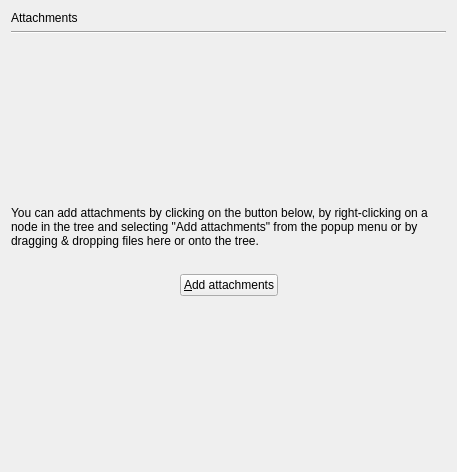
<?xml version="1.0" encoding="UTF-8"?>
<ui version="4.0">
 <class>mtx::gui::HeaderEditor::AttachmentsPage</class>
 <widget class="QWidget" name="mtx::gui::HeaderEditor::AttachmentsPage">
  <property name="geometry">
   <rect>
    <x>0</x>
    <y>0</y>
    <width>457</width>
    <height>472</height>
   </rect>
  </property>
  <property name="acceptDrops">
   <bool>true</bool>
  </property>
  <property name="windowTitle">
   <string notr="true">Form</string>
  </property>
  <layout class="QVBoxLayout" name="verticalLayout">
   <item>
    <widget class="QLabel" name="heading">
     <property name="text">
      <string>Attachments</string>
     </property>
    </widget>
   </item>
   <item>
    <widget class="Line" name="line">
     <property name="orientation">
      <enum>Qt::Horizontal</enum>
     </property>
    </widget>
   </item>
   <item>
    <spacer name="verticalSpacer">
     <property name="orientation">
      <enum>Qt::Vertical</enum>
     </property>
     <property name="sizeHint" stdset="0">
      <size>
       <width>20</width>
       <height>136</height>
      </size>
     </property>
    </spacer>
   </item>
   <item>
    <widget class="QLabel" name="instructions">
     <property name="text">
      <string>You can add attachments by clicking on the button below, by right-clicking on a node in the tree and selecting &quot;Add attachments&quot; from the popup menu or by dragging &amp; dropping files here or onto the tree.</string>
     </property>
     <property name="wordWrap">
      <bool>true</bool>
     </property>
    </widget>
   </item>
   <item>
    <spacer name="verticalSpacer_2">
     <property name="orientation">
      <enum>Qt::Vertical</enum>
     </property>
     <property name="sizeType">
      <enum>QSizePolicy::Fixed</enum>
     </property>
     <property name="sizeHint" stdset="0">
      <size>
       <width>20</width>
       <height>20</height>
      </size>
     </property>
    </spacer>
   </item>
   <item>
    <layout class="QHBoxLayout" name="horizontalLayout_2">
     <item>
      <spacer name="horizontalSpacer_3">
       <property name="orientation">
        <enum>Qt::Horizontal</enum>
       </property>
       <property name="sizeHint" stdset="0">
        <size>
         <width>0</width>
         <height>20</height>
        </size>
       </property>
      </spacer>
     </item>
     <item>
      <widget class="QPushButton" name="addAttachments">
       <property name="text">
        <string>&amp;Add attachments</string>
       </property>
       <property name="icon">
        <iconset theme="list-add"/>
       </property>
      </widget>
     </item>
     <item>
      <spacer name="horizontalSpacer_4">
       <property name="orientation">
        <enum>Qt::Horizontal</enum>
       </property>
       <property name="sizeHint" stdset="0">
        <size>
         <width>0</width>
         <height>20</height>
        </size>
       </property>
      </spacer>
     </item>
    </layout>
   </item>
   <item>
    <spacer name="verticalSpacer_3">
     <property name="orientation">
      <enum>Qt::Vertical</enum>
     </property>
     <property name="sizeHint" stdset="0">
      <size>
       <width>20</width>
       <height>135</height>
      </size>
     </property>
    </spacer>
   </item>
  </layout>
 </widget>
 <resources>
  <include location="../../qt_resources.qrc"/>
 </resources>
 <connections/>
</ui>
